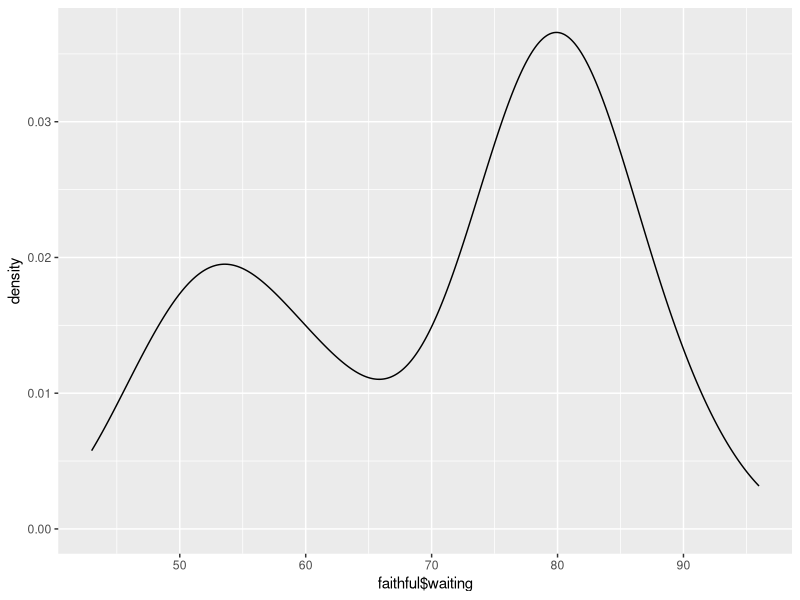
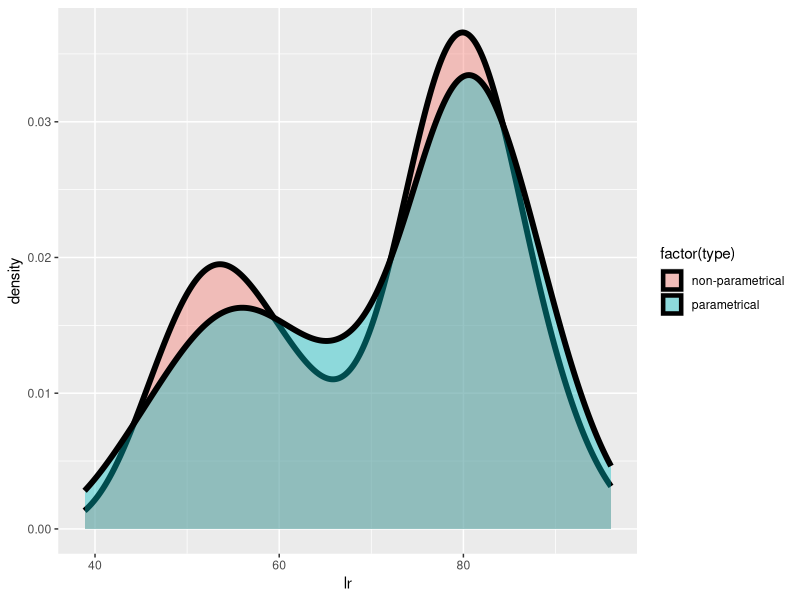

Write the R code that produced these figures, in order.
#install.packages("ggplot2")
#install.packages("mixtools")
library(mixtools)
library(ggplot2)

#4.a ##############################
p<-ggplot(data.frame(faithful))
p+geom_density(aes(x=faithful$waiting))

#4.b ##############################
simulateFromDist <- function(n,p1,m1,s1,m2,s2){
	k1 <- p1*n #proportion of type 1
	k2 <- n-k1+1 #proportion of type 2
	x1 <- rnorm(k1, mean=m1, sd=s1)
	x2 <- rnorm(k2, mean=m2, sd=s2)
	c(x1,x2) #order of events doesn't matter for histogram, so simply concatenate
}

####from mixtools simulation
mixout<-normalmixEM(faithful$waiting,lambda=0.5,mu=c(55,80),sigma=10,k=2)
str(mixout)
# $ lambda    : num [1:2] 0.361 0.639
# $ mu        : num [1:2] 54.6 80.1
# $ sigma     : num [1:2] 5.87 5.87

sim_waiting<-simulateFromDist(length(faithful$waiting),0.361,54.6,5.87,80.1,5.87)

data <- rbind( data.frame(type="non-parametrical", lr=faithful$waiting), data.frame(type="parametrical", lr=sim_waiting))
m <- ggplot(data, aes(x=lr)) 
m <- m + geom_density(aes(fill=factor(type)), size=2, alpha=.4) 

#save m
pdf('plot4b.pdf')
m
dev.off()
